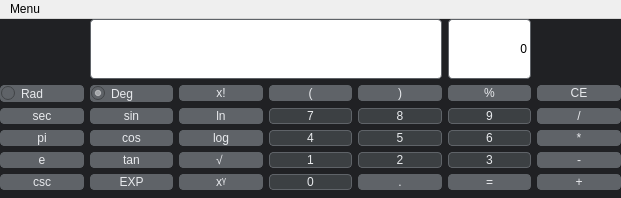
<?xml version="1.0" encoding="UTF-8"?>
<ui version="4.0">
 <class>Calculator</class>
 <widget class="QMainWindow" name="Calculator">
  <property name="geometry">
   <rect>
    <x>0</x>
    <y>0</y>
    <width>621</width>
    <height>198</height>
   </rect>
  </property>
  <property name="minimumSize">
   <size>
    <width>621</width>
    <height>198</height>
   </size>
  </property>
  <property name="maximumSize">
   <size>
    <width>621</width>
    <height>198</height>
   </size>
  </property>
  <property name="windowTitle">
   <string>Calculator</string>
  </property>
  <property name="windowIcon">
   <iconset>
    <normaloff>img/logo.ico</normaloff>img/logo.ico</iconset>
  </property>
  <property name="styleSheet">
   <string notr="true"/>
  </property>
  <widget class="QWidget" name="centralwidget">
   <property name="styleSheet">
    <string notr="true"> background: #202124</string>
   </property>
   <widget class="QWidget" name="gridLayoutWidget">
    <property name="geometry">
     <rect>
      <x>0</x>
      <y>0</y>
      <width>621</width>
      <height>171</height>
     </rect>
    </property>
    <layout class="QGridLayout" name="gridLayout">
     <item row="7" column="4">
      <widget class="QPushButton" name="pushButton_point">
       <property name="styleSheet">
        <string notr="true">background: #5f6368;
    color: #e8eaed;
    border: 1px solid #5f6368;
    border-radius: 4px;
    box-sizing: border-box;</string>
       </property>
       <property name="text">
        <string>.</string>
       </property>
       <attribute name="buttonGroup">
        <string notr="true">Operations</string>
       </attribute>
      </widget>
     </item>
     <item row="6" column="5">
      <widget class="QPushButton" name="pushButton_3">
       <property name="styleSheet">
        <string notr="true">    background: #3c4043;
    color: #e8eaed;
    border: 1px solid #5f6368;
    border-radius: 4px;
    box-sizing: border-box;</string>
       </property>
       <property name="text">
        <string>3</string>
       </property>
       <attribute name="buttonGroup">
        <string notr="true">Values</string>
       </attribute>
      </widget>
     </item>
     <item row="3" column="2">
      <widget class="QPushButton" name="pushButton_factorial">
       <property name="styleSheet">
        <string notr="true">background: #5f6368;
    color: #e8eaed;
    border: 1px solid #5f6368;
    border-radius: 4px;
    box-sizing: border-box;</string>
       </property>
       <property name="text">
        <string>x!</string>
       </property>
       <attribute name="buttonGroup">
        <string notr="true">Operations</string>
       </attribute>
      </widget>
     </item>
     <item row="5" column="2">
      <widget class="QPushButton" name="pushButton_log">
       <property name="styleSheet">
        <string notr="true">background: #5f6368;
    color: #e8eaed;
    border: 1px solid #5f6368;
    border-radius: 4px;
    box-sizing: border-box;</string>
       </property>
       <property name="text">
        <string>log</string>
       </property>
       <attribute name="buttonGroup">
        <string notr="true">Operations</string>
       </attribute>
      </widget>
     </item>
     <item row="4" column="3">
      <widget class="QPushButton" name="pushButton_seven">
       <property name="styleSheet">
        <string notr="true">    background: #3c4043;
    color: #e8eaed;
    border: 1px solid #5f6368;
    border-radius: 4px;
    box-sizing: border-box;</string>
       </property>
       <property name="text">
        <string>7</string>
       </property>
       <attribute name="buttonGroup">
        <string notr="true">Values</string>
       </attribute>
      </widget>
     </item>
     <item row="5" column="3">
      <widget class="QPushButton" name="pushButton_4">
       <property name="styleSheet">
        <string notr="true">    background: #3c4043;
    color: #e8eaed;
    border: 1px solid #5f6368;
    border-radius: 4px;
    box-sizing: border-box;</string>
       </property>
       <property name="text">
        <string>4</string>
       </property>
       <attribute name="buttonGroup">
        <string notr="true">Values</string>
       </attribute>
      </widget>
     </item>
     <item row="3" column="5">
      <widget class="QPushButton" name="pushButton_per">
       <property name="styleSheet">
        <string notr="true">background: #5f6368;
    color: #e8eaed;
    border: 1px solid #5f6368;
    border-radius: 4px;
    box-sizing: border-box;</string>
       </property>
       <property name="text">
        <string>%</string>
       </property>
       <attribute name="buttonGroup">
        <string notr="true">Operations</string>
       </attribute>
      </widget>
     </item>
     <item row="3" column="1">
      <widget class="QRadioButton" name="radioButton_Deg">
       <property name="enabled">
        <bool>true</bool>
       </property>
       <property name="styleSheet">
        <string notr="true">background: #5f6368;
    color: #e8eaed;
    border: 1px solid #5f6368;
    border-radius: 4px;
    box-sizing: border-box;</string>
       </property>
       <property name="text">
        <string>Deg</string>
       </property>
       <property name="checkable">
        <bool>true</bool>
       </property>
       <property name="checked">
        <bool>true</bool>
       </property>
       <property name="autoExclusive">
        <bool>true</bool>
       </property>
       <attribute name="buttonGroup">
        <string notr="true">Operations</string>
       </attribute>
      </widget>
     </item>
     <item row="4" column="5">
      <widget class="QPushButton" name="pushButton_nine">
       <property name="styleSheet">
        <string notr="true">    background: #3c4043;
    color: #e8eaed;
    border: 1px solid #5f6368;
    border-radius: 4px;
    box-sizing: border-box;</string>
       </property>
       <property name="text">
        <string>9</string>
       </property>
       <attribute name="buttonGroup">
        <string notr="true">Values</string>
       </attribute>
      </widget>
     </item>
     <item row="4" column="2">
      <widget class="QPushButton" name="pushButton_In">
       <property name="styleSheet">
        <string notr="true">background: #5f6368;
    color: #e8eaed;
    border: 1px solid #5f6368;
    border-radius: 4px;
    box-sizing: border-box;</string>
       </property>
       <property name="text">
        <string>ln</string>
       </property>
       <attribute name="buttonGroup">
        <string notr="true">Operations</string>
       </attribute>
      </widget>
     </item>
     <item row="7" column="2">
      <widget class="QPushButton" name="pushButton_pow">
       <property name="enabled">
        <bool>true</bool>
       </property>
       <property name="styleSheet">
        <string notr="true">background: #5f6368;
    color: #e8eaed;
    border: 1px solid #5f6368;
    border-radius: 4px;
    box-sizing: border-box;</string>
       </property>
       <property name="text">
        <string>xᵞ</string>
       </property>
       <property name="checkable">
        <bool>false</bool>
       </property>
       <attribute name="buttonGroup">
        <string notr="true">Operations</string>
       </attribute>
      </widget>
     </item>
     <item row="7" column="1">
      <widget class="QPushButton" name="pushButton_EXP">
       <property name="styleSheet">
        <string notr="true">background: #5f6368;
    color: #e8eaed;
    border: 1px solid #5f6368;
    border-radius: 4px;
    box-sizing: border-box;</string>
       </property>
       <property name="text">
        <string>EXP</string>
       </property>
       <attribute name="buttonGroup">
        <string notr="true">Operations</string>
       </attribute>
      </widget>
     </item>
     <item row="3" column="6">
      <widget class="QPushButton" name="pushButton_reset">
       <property name="styleSheet">
        <string notr="true">background: #5f6368;
    color: #e8eaed;
    border: 1px solid #5f6368;
    border-radius: 4px;
    box-sizing: border-box;</string>
       </property>
       <property name="text">
        <string>CE</string>
       </property>
       <attribute name="buttonGroup">
        <string notr="true">Operations</string>
       </attribute>
      </widget>
     </item>
     <item row="7" column="6">
      <widget class="QPushButton" name="pushButton_plus">
       <property name="styleSheet">
        <string notr="true">background: #5f6368;
    color: #e8eaed;
    border: 1px solid #5f6368;
    border-radius: 4px;
    box-sizing: border-box;</string>
       </property>
       <property name="text">
        <string>+</string>
       </property>
       <attribute name="buttonGroup">
        <string notr="true">Operations</string>
       </attribute>
      </widget>
     </item>
     <item row="4" column="1">
      <widget class="QPushButton" name="pushButton_sin">
       <property name="styleSheet">
        <string notr="true">background: #5f6368;
    color: #e8eaed;
    border: 1px solid #5f6368;
    border-radius: 4px;
    box-sizing: border-box;</string>
       </property>
       <property name="text">
        <string>sin</string>
       </property>
       <attribute name="buttonGroup">
        <string notr="true">Operations</string>
       </attribute>
      </widget>
     </item>
     <item row="6" column="3">
      <widget class="QPushButton" name="pushButton_1">
       <property name="styleSheet">
        <string notr="true">    background: #3c4043;
    color: #e8eaed;
    border: 1px solid #5f6368;
    border-radius: 4px;
    box-sizing: border-box;</string>
       </property>
       <property name="text">
        <string>1</string>
       </property>
       <attribute name="buttonGroup">
        <string notr="true">Values</string>
       </attribute>
      </widget>
     </item>
     <item row="4" column="4">
      <widget class="QPushButton" name="pushButton_eight">
       <property name="styleSheet">
        <string notr="true">    background: #3c4043;
    color: #e8eaed;
    border: 1px solid #5f6368;
    border-radius: 4px;
    box-sizing: border-box;</string>
       </property>
       <property name="text">
        <string>8</string>
       </property>
       <attribute name="buttonGroup">
        <string notr="true">Values</string>
       </attribute>
      </widget>
     </item>
     <item row="5" column="0">
      <widget class="QPushButton" name="pushButton_pi">
       <property name="styleSheet">
        <string notr="true">background: #5f6368;
    color: #e8eaed;
    border: 1px solid #5f6368;
    border-radius: 4px;
    box-sizing: border-box;</string>
       </property>
       <property name="text">
        <string>pi</string>
       </property>
       <attribute name="buttonGroup">
        <string notr="true">Operations</string>
       </attribute>
      </widget>
     </item>
     <item row="3" column="4">
      <widget class="QPushButton" name="pushButton_closebrace">
       <property name="styleSheet">
        <string notr="true">background: #5f6368;
    color: #e8eaed;
    border: 1px solid #5f6368;
    border-radius: 4px;
    box-sizing: border-box;</string>
       </property>
       <property name="text">
        <string>)</string>
       </property>
       <attribute name="buttonGroup">
        <string notr="true">Operations</string>
       </attribute>
      </widget>
     </item>
     <item row="7" column="3">
      <widget class="QPushButton" name="pushButton_0">
       <property name="styleSheet">
        <string notr="true">    background: #3c4043;
    color: #e8eaed;
    border: 1px solid #5f6368;
    border-radius: 4px;
    box-sizing: border-box;</string>
       </property>
       <property name="text">
        <string>0</string>
       </property>
       <attribute name="buttonGroup">
        <string notr="true">Values</string>
       </attribute>
      </widget>
     </item>
     <item row="5" column="1">
      <widget class="QPushButton" name="pushButton_cos">
       <property name="styleSheet">
        <string notr="true">background: #5f6368;
    color: #e8eaed;
    border: 1px solid #5f6368;
    border-radius: 4px;
    box-sizing: border-box;</string>
       </property>
       <property name="text">
        <string>cos</string>
       </property>
       <attribute name="buttonGroup">
        <string notr="true">Operations</string>
       </attribute>
      </widget>
     </item>
     <item row="6" column="4">
      <widget class="QPushButton" name="pushButton_2">
       <property name="styleSheet">
        <string notr="true">    background: #3c4043;
    color: #e8eaed;
    border: 1px solid #5f6368;
    border-radius: 4px;
    box-sizing: border-box;</string>
       </property>
       <property name="text">
        <string>2</string>
       </property>
       <attribute name="buttonGroup">
        <string notr="true">Values</string>
       </attribute>
      </widget>
     </item>
     <item row="5" column="5">
      <widget class="QPushButton" name="pushButton_six">
       <property name="styleSheet">
        <string notr="true">    background: #3c4043;
    color: #e8eaed;
    border: 1px solid #5f6368;
    border-radius: 4px;
    box-sizing: border-box;</string>
       </property>
       <property name="text">
        <string>6</string>
       </property>
       <attribute name="buttonGroup">
        <string notr="true">Values</string>
       </attribute>
      </widget>
     </item>
     <item row="7" column="5">
      <widget class="QPushButton" name="pushButton_equ">
       <property name="styleSheet">
        <string notr="true">background: #5f6368;
    color: #e8eaed;
    border: 1px solid #5f6368;
    border-radius: 4px;
    box-sizing: border-box;</string>
       </property>
       <property name="text">
        <string>=</string>
       </property>
       <attribute name="buttonGroup">
        <string notr="true">Operations</string>
       </attribute>
      </widget>
     </item>
     <item row="6" column="6">
      <widget class="QPushButton" name="pushButton_min">
       <property name="styleSheet">
        <string notr="true">background: #5f6368;
    color: #e8eaed;
    border: 1px solid #5f6368;
    border-radius: 4px;
    box-sizing: border-box;</string>
       </property>
       <property name="text">
        <string>-</string>
       </property>
       <attribute name="buttonGroup">
        <string notr="true">Operations</string>
       </attribute>
      </widget>
     </item>
     <item row="5" column="4">
      <widget class="QPushButton" name="pushButton_5">
       <property name="styleSheet">
        <string notr="true">    background: #3c4043;
    color: #e8eaed;
    border: 1px solid #5f6368;
    border-radius: 4px;
    box-sizing: border-box;</string>
       </property>
       <property name="text">
        <string>5</string>
       </property>
       <attribute name="buttonGroup">
        <string notr="true">Values</string>
       </attribute>
      </widget>
     </item>
     <item row="6" column="1">
      <widget class="QPushButton" name="pushButton_tan">
       <property name="styleSheet">
        <string notr="true">background: #5f6368;
    color: #e8eaed;
    border: 1px solid #5f6368;
    border-radius: 4px;
    box-sizing: border-box;</string>
       </property>
       <property name="text">
        <string>tan</string>
       </property>
       <attribute name="buttonGroup">
        <string notr="true">Operations</string>
       </attribute>
      </widget>
     </item>
     <item row="6" column="2">
      <widget class="QPushButton" name="pushButton_root">
       <property name="styleSheet">
        <string notr="true">background: #5f6368;
    color: #e8eaed;
    border: 1px solid #5f6368;
    border-radius: 4px;
    box-sizing: border-box;</string>
       </property>
       <property name="text">
        <string>√ </string>
       </property>
       <attribute name="buttonGroup">
        <string notr="true">Operations</string>
       </attribute>
      </widget>
     </item>
     <item row="7" column="0">
      <widget class="QPushButton" name="pushButton_csc">
       <property name="styleSheet">
        <string notr="true">background: #5f6368;
    color: #e8eaed;
    border: 1px solid #5f6368;
    border-radius: 4px;
    box-sizing: border-box;</string>
       </property>
       <property name="text">
        <string>csc</string>
       </property>
       <attribute name="buttonGroup">
        <string notr="true">Operations</string>
       </attribute>
      </widget>
     </item>
     <item row="3" column="3">
      <widget class="QPushButton" name="pushButton_openbrace">
       <property name="styleSheet">
        <string notr="true">background: #5f6368;
    color: #e8eaed;
    border: 1px solid #5f6368;
    border-radius: 4px;
    box-sizing: border-box;</string>
       </property>
       <property name="text">
        <string>(</string>
       </property>
       <attribute name="buttonGroup">
        <string notr="true">Operations</string>
       </attribute>
      </widget>
     </item>
     <item row="3" column="0">
      <widget class="QRadioButton" name="radioButton_Rad">
       <property name="styleSheet">
        <string notr="true">background: #5f6368;
    color: #e8eaed;
    border: 1px solid #5f6368;
    border-radius: 4px;
    box-sizing: border-box;</string>
       </property>
       <property name="text">
        <string>Rad</string>
       </property>
       <property name="checked">
        <bool>false</bool>
       </property>
       <attribute name="buttonGroup">
        <string notr="true">Operations</string>
       </attribute>
      </widget>
     </item>
     <item row="6" column="0">
      <widget class="QPushButton" name="pushButton_e">
       <property name="styleSheet">
        <string notr="true">background: #5f6368;
    color: #e8eaed;
    border: 1px solid #5f6368;
    border-radius: 4px;
    box-sizing: border-box;</string>
       </property>
       <property name="text">
        <string>e</string>
       </property>
       <attribute name="buttonGroup">
        <string notr="true">Operations</string>
       </attribute>
      </widget>
     </item>
     <item row="4" column="6">
      <widget class="QPushButton" name="pushButton_div">
       <property name="styleSheet">
        <string notr="true">background: #5f6368;
    color: #e8eaed;
    border: 1px solid #5f6368;
    border-radius: 4px;
    box-sizing: border-box;</string>
       </property>
       <property name="text">
        <string>/</string>
       </property>
       <attribute name="buttonGroup">
        <string notr="true">Operations</string>
       </attribute>
      </widget>
     </item>
     <item row="4" column="0">
      <widget class="QPushButton" name="pushButton_sec">
       <property name="styleSheet">
        <string notr="true">background: #5f6368;
    color: #e8eaed;
    border: 1px solid #5f6368;
    border-radius: 4px;
    box-sizing: border-box;</string>
       </property>
       <property name="text">
        <string>sec</string>
       </property>
       <attribute name="buttonGroup">
        <string notr="true">Operations</string>
       </attribute>
      </widget>
     </item>
     <item row="5" column="6">
      <widget class="QPushButton" name="pushButton_mult">
       <property name="styleSheet">
        <string notr="true">background: #5f6368;
    color: #e8eaed;
    border: 1px solid #5f6368;
    border-radius: 4px;
    box-sizing: border-box;</string>
       </property>
       <property name="text">
        <string>*</string>
       </property>
       <attribute name="buttonGroup">
        <string notr="true">Operations</string>
       </attribute>
      </widget>
     </item>
     <item row="1" column="5">
      <widget class="QLabel" name="shower">
       <property name="layoutDirection">
        <enum>Qt::LeftToRight</enum>
       </property>
       <property name="autoFillBackground">
        <bool>false</bool>
       </property>
       <property name="styleSheet">
        <string notr="true">    background: #FFFFFF;
    border: 1px solid #5f6368;
    border-radius: 4px;
    box-sizing: border-box;</string>
       </property>
       <property name="text">
        <string>0</string>
       </property>
       <property name="alignment">
        <set>Qt::AlignRight|Qt::AlignTrailing|Qt::AlignVCenter</set>
       </property>
      </widget>
     </item>
     <item row="1" column="1" colspan="4">
      <widget class="QLabel" name="history">
       <property name="styleSheet">
        <string notr="true">    background: #FFFFFF;
    border: 1px solid #5f6368;
    border-radius: 4px;
    box-sizing: border-box;</string>
       </property>
       <property name="text">
        <string/>
       </property>
       <property name="textFormat">
        <enum>Qt::AutoText</enum>
       </property>
       <property name="alignment">
        <set>Qt::AlignLeading|Qt::AlignLeft|Qt::AlignVCenter</set>
       </property>
      </widget>
     </item>
    </layout>
   </widget>
  </widget>
  <widget class="QMenuBar" name="menubar">
   <property name="geometry">
    <rect>
     <x>0</x>
     <y>0</y>
     <width>621</width>
     <height>26</height>
    </rect>
   </property>
   <property name="styleSheet">
    <string notr="true">background #00000;</string>
   </property>
   <widget class="QMenu" name="menuMenu">
    <property name="styleSheet">
     <string notr="true">background #FFFFFF</string>
    </property>
    <property name="title">
     <string>Menu</string>
    </property>
    <widget class="QMenu" name="menuoperating_mode_2">
     <property name="title">
      <string>operating mode</string>
     </property>
     <addaction name="actiondefault_calculator_2"/>
     <addaction name="actionnumeral_system_2"/>
    </widget>
    <addaction name="menuoperating_mode_2"/>
   </widget>
   <addaction name="menuMenu"/>
  </widget>
  <action name="actiondefault_calculator">
   <property name="text">
    <string>default calculator</string>
   </property>
  </action>
  <action name="actionnumeral_system">
   <property name="text">
    <string>numeral system</string>
   </property>
  </action>
  <action name="actiondefault_calculator_2">
   <property name="text">
    <string>default calculator (current)</string>
   </property>
  </action>
  <action name="actionnumeral_system_2">
   <property name="text">
    <string>numeral system</string>
   </property>
  </action>
 </widget>
 <resources/>
 <connections/>
 <buttongroups>
  <buttongroup name="Operations"/>
  <buttongroup name="Values"/>
 </buttongroups>
</ui>
